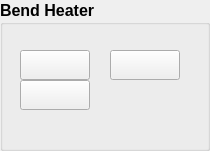
  <widget class="QGroupBox" name="groupBox" >
   <property name="geometry" >
    <rect>
     <x>10</x>
     <y>40</y>
     <width>210</width>
     <height>151</height>
    </rect>
   </property>
   <property name="font" >
    <font>
     <pointsize>12</pointsize>
     <weight>75</weight>
     <bold>true</bold>
    </font>
   </property>
   <property name="title" >
    <string>Bend Heater</string>
   </property>
   <widget class="CAPushButton" name="caPushButton_3" >
    <property name="geometry" >
     <rect>
      <x>20</x>
      <y>50</y>
      <width>70</width>
      <height>30</height>
     </rect>
    </property>
    <property name="buttonType" >
     <enum>CAPushButton::PulseButton</enum>
    </property>
    <property name="pvname" >
     <string>ICP_HEAT_CMD_ON</string>
    </property>
    <property name="truelabel" >
     <string>RUN</string>
    </property>
    <property name="falselabel" >
     <string>RUN</string>
    </property>
    <property name="selColor" >
     <color>
      <red>0</red>
      <green>255</green>
      <blue>0</blue>
     </color>
    </property>
   </widget>
   <widget class="CALabel" name="caLabel" >
    <property name="geometry" >
     <rect>
      <x>23</x>
      <y>30</y>
      <width>70</width>
      <height>20</height>
     </rect>
    </property>
    <property name="font" >
     <font>
      <pointsize>12</pointsize>
      <weight>75</weight>
      <bold>true</bold>
     </font>
    </property>
    <property name="alignment" >
     <set>Qt::AlignCenter</set>
    </property>
    <property name="pvname" >
     <string>ICP_HEAT_ST_BI</string>
    </property>
    <property name="cmode" stdset="0" >
     <enum>CALabel::Alarm</enum>
    </property>
    <property name="truelabel" >
     <string>RUN</string>
    </property>
    <property name="falselabel" >
     <string>STOP</string>
    </property>
   </widget>
   <widget class="CAPushButton" name="caPushButton_4" >
    <property name="geometry" >
     <rect>
      <x>20</x>
      <y>80</y>
      <width>70</width>
      <height>30</height>
     </rect>
    </property>
    <property name="buttonType" >
     <enum>CAPushButton::PulseButton</enum>
    </property>
    <property name="pvname" >
     <string>ICP_HEAT_CMD_OFF</string>
    </property>
    <property name="truelabel" >
     <string>STOP</string>
    </property>
    <property name="falselabel" >
     <string>STOP</string>
    </property>
    <property name="selColor" >
     <color>
      <red>0</red>
      <green>255</green>
      <blue>0</blue>
     </color>
    </property>
   </widget>
   <widget class="CADisplayer" name="caDisplayer1_6" >
    <property name="geometry" >
     <rect>
      <x>20</x>
      <y>120</y>
      <width>74</width>
      <height>23</height>
     </rect>
    </property>
    <property name="font" >
     <font>
      <pointsize>12</pointsize>
     </font>
    </property>
    <property name="pvname" >
     <string>ICP_TC_RD_03</string>
    </property>
    <property name="unit" >
     <string>℃</string>
    </property>
   </widget>
   <widget class="CALabel" name="caLabel_3" >
    <property name="geometry" >
     <rect>
      <x>103</x>
      <y>30</y>
      <width>70</width>
      <height>20</height>
     </rect>
    </property>
    <property name="font" >
     <font>
      <pointsize>12</pointsize>
      <weight>75</weight>
      <bold>true</bold>
     </font>
    </property>
    <property name="alignment" >
     <set>Qt::AlignCenter</set>
    </property>
    <property name="pvname" >
     <string>ICP_HEAT_ALM_BI</string>
    </property>
    <property name="cmode" stdset="0" >
     <enum>CALabel::Alarm</enum>
    </property>
    <property name="truelabel" >
     <string>Alarm</string>
    </property>
    <property name="falselabel" >
     <string>OK</string>
    </property>
   </widget>
   <widget class="CAPushButton" name="caPushButton_5" >
    <property name="geometry" >
     <rect>
      <x>110</x>
      <y>50</y>
      <width>70</width>
      <height>30</height>
     </rect>
    </property>
    <property name="buttonType" >
     <enum>CAPushButton::PulseButton</enum>
    </property>
    <property name="pvname" >
     <string>ICP_HEAT_CMD_RESET</string>
    </property>
    <property name="truelabel" >
     <string>RESET</string>
    </property>
    <property name="falselabel" >
     <string>RESET</string>
    </property>
    <property name="selColor" >
     <color>
      <red>0</red>
      <green>255</green>
      <blue>0</blue>
     </color>
    </property>
   </widget>
  </widget>
